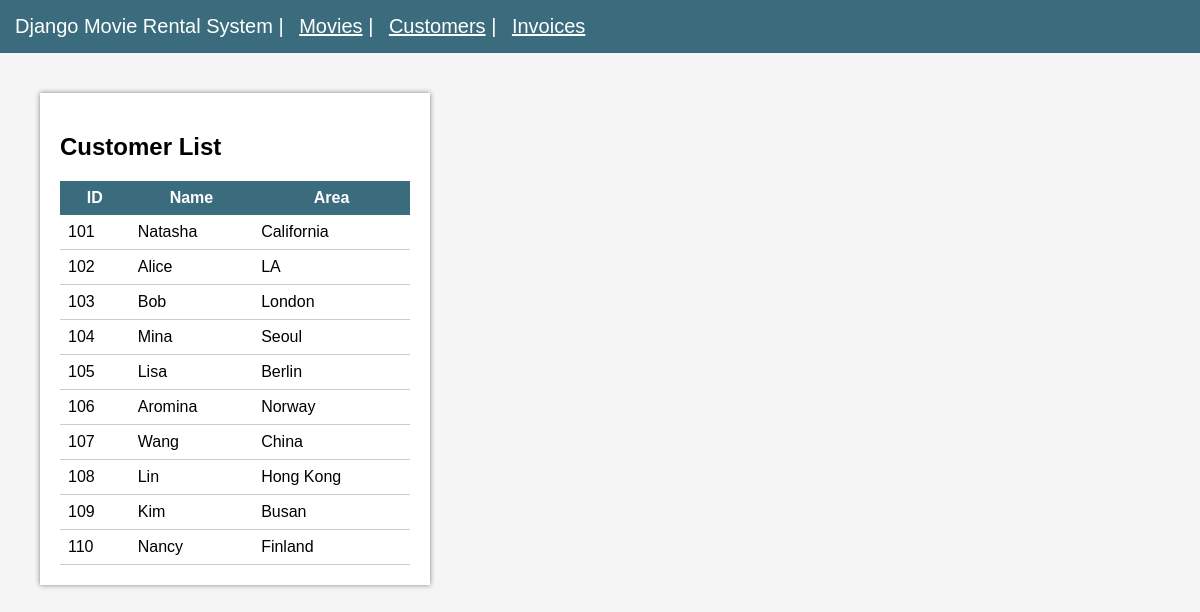
The app's page /customers/ with its own data.
### rental/models.py (models this page shows)
class Customer(models.Model):
    cust_id = models.CharField(max_length=3, primary_key=True)
    name = models.CharField(max_length=50)
    area = models.CharField(max_length=10)

### rental/views.py (the view)
# urls.py: path('customers/', views.customer_list),
def customer_list(request):
    customers = Customer.objects.all()
    return render(request, 'rental/customer.html', {'customers': customers})

### rental/templates/rental/customer.html (shortened to what this page needs)
<!DOCTYPE html>
<html>
<head>
</head>
<body>
<div class="header">
    Django Movie Rental System |
    <a href="/" style="color:white; margin-left:10px;">Movies</a> |
    <a href="/customers/" style="color:white; margin-left:10px;">Customers</a> |
    <a href="/invoices/" style="color:white; margin-left:10px;">Invoices</a>
</div>
<div class="container">
    <h2>Customer List</h2>
    <table>
        <tr>
            <th>ID</th>
            <th>Name</th>
            <th>Area</th>
        </tr>
        {% for c in customers %}
        <tr>
            <td>{{ c.cust_id }}</td>
            <td>{{ c.name }}</td>
            <td>{{ c.area }}</td>
        </tr>
        {% endfor %}
    </table>
</div>
</body>
</html>

### rental/templates/rental/customer.html (style rules this page uses)
body { font-family: Arial; margin: 0; background-color: #f5f5f5; }
.header { background-color: #3b6c7e; color: white; padding: 15px; font-size: 20px; }
.container { margin: 40px; background: white; padding: 20px; width: 350px; box-shadow: 0 0 5px gray; }
table { width: 100%; border-collapse: collapse; }
th { background-color: #3b6c7e; color: white; padding: 8px; }
td { padding: 8px; border-bottom: 1px solid #ccc; }

### records on screen
Customer: cust_id "101", name "Natasha", area "California"
Customer: cust_id "102", name "Alice", area "LA"
Customer: cust_id "103", name "Bob", area "London"
Customer: cust_id "104", name "Mina", area "Seoul"
Customer: cust_id "105", name "Lisa", area "Berlin"
Customer: cust_id "106", name "Aromina", area "Norway"
Customer: cust_id "107", name "Wang", area "China"
Customer: cust_id "108", name "Lin", area "Hong Kong"
Customer: cust_id "109", name "Kim", area "Busan"
Customer: cust_id "110", name "Nancy", area "Finland"
